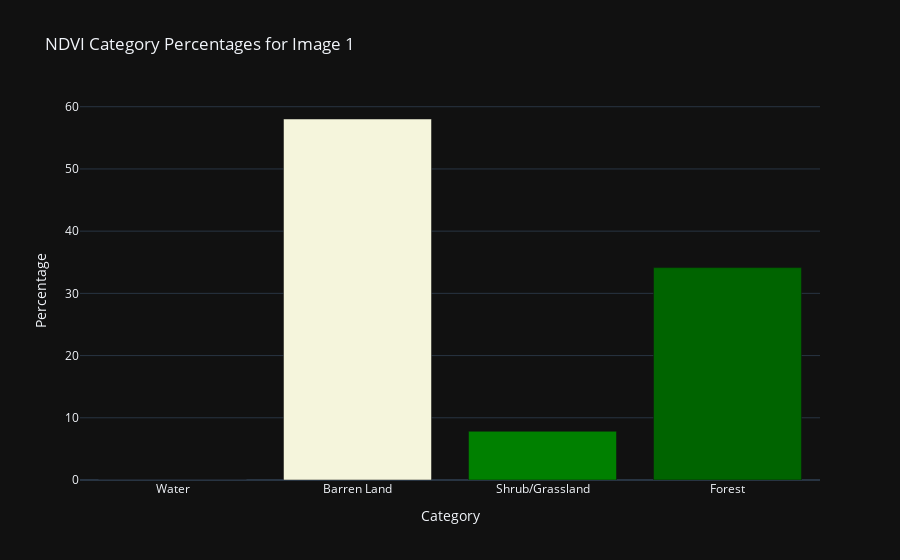
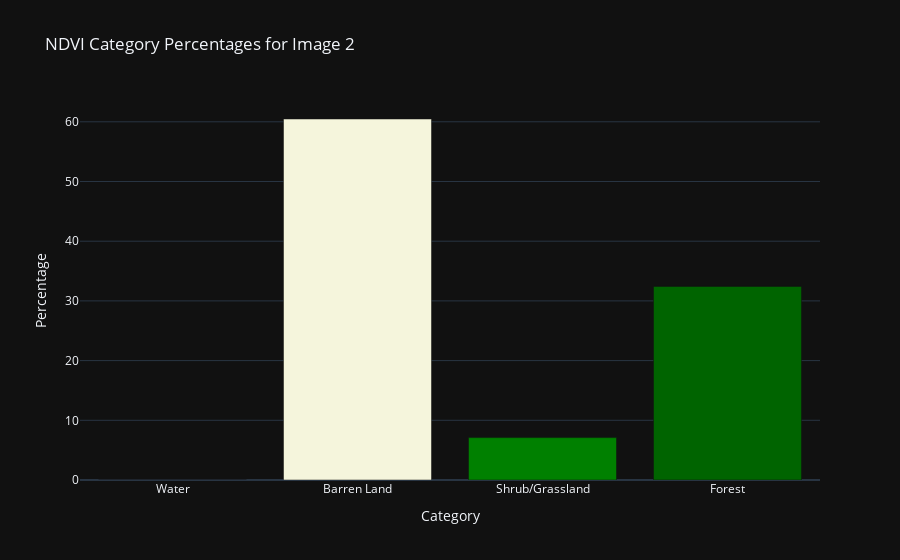
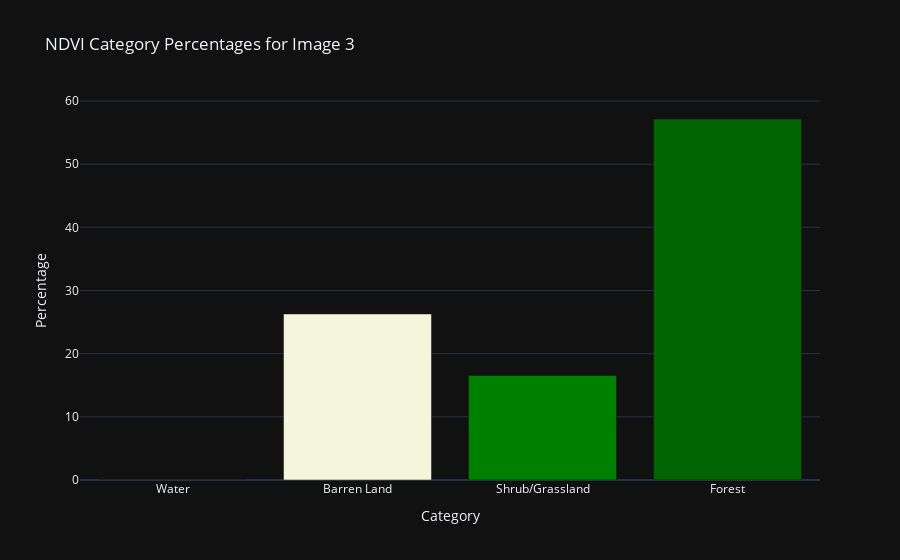

Notebook source saved alongside these figures, in order:
### Code cell
def plot_category_percentages_with_plotly(ndvi_data_list):
    
    """
    Plotting histograms with plotly to show the amount of each of the category in an image.
    
    Parametes:
    ndvi_value(np.ndarray):Ndvi_value as numpy array
    
    Returns:
    None
    
    """
    
    
    category_colors = {'Water': 'blue', 'Barren Land': 'beige', 'Shrub/Grassland': 'green', 'Forest': 'darkgreen'}
    
    for i, ndvi_data in enumerate(ndvi_data_list):
        percentages = calculate_pixel_percentages(ndvi_data)
        
        fig = go.Figure(data=[
            go.Bar(x=list(percentages.keys()), y=list(percentages.values()), 
                   marker_color=[category_colors[cat] for cat in percentages.keys()])
        ])

        fig.update_layout(
            title=f"NDVI Category Percentages for Image {i+1}",
            xaxis_title="Category",
            yaxis_title="Percentage",
            template="plotly_dark"
        )
        
        fig.show()


plot_category_percentages_with_plotly(ndvi_data_list)

### Figure 1 — Plotly figure (JSON) as saved in the notebook; plotly's stock layout.template omitted (floating-point values rounded to 4 significant figures)
{"data": [{"marker": {"color": ["blue", "beige", "green", "darkgreen"]}, "type": "bar", "x": ["Water", "Barren Land", "Shrub/Grassland", "Forest"], "y": [0, 58.03, 7.832, 34.14]}], "layout": {"title": {"text": "NDVI Category Percentages for Image 1"}, "xaxis": {"title": {"text": "Category"}}, "yaxis": {"title": {"text": "Percentage"}}}}

### Figure 2 — Plotly figure (JSON) as saved in the notebook; plotly's stock layout.template omitted (floating-point values rounded to 4 significant figures)
{"data": [{"marker": {"color": ["blue", "beige", "green", "darkgreen"]}, "type": "bar", "x": ["Water", "Barren Land", "Shrub/Grassland", "Forest"], "y": [0, 60.47, 7.099, 32.43]}], "layout": {"title": {"text": "NDVI Category Percentages for Image 2"}, "xaxis": {"title": {"text": "Category"}}, "yaxis": {"title": {"text": "Percentage"}}}}

### Figure 3 — Plotly figure (JSON) as saved in the notebook; plotly's stock layout.template omitted (floating-point values rounded to 4 significant figures)
{"data": [{"marker": {"color": ["blue", "beige", "green", "darkgreen"]}, "type": "bar", "x": ["Water", "Barren Land", "Shrub/Grassland", "Forest"], "y": [0, 26.29, 16.55, 57.16]}], "layout": {"title": {"text": "NDVI Category Percentages for Image 3"}, "xaxis": {"title": {"text": "Category"}}, "yaxis": {"title": {"text": "Percentage"}}}}
